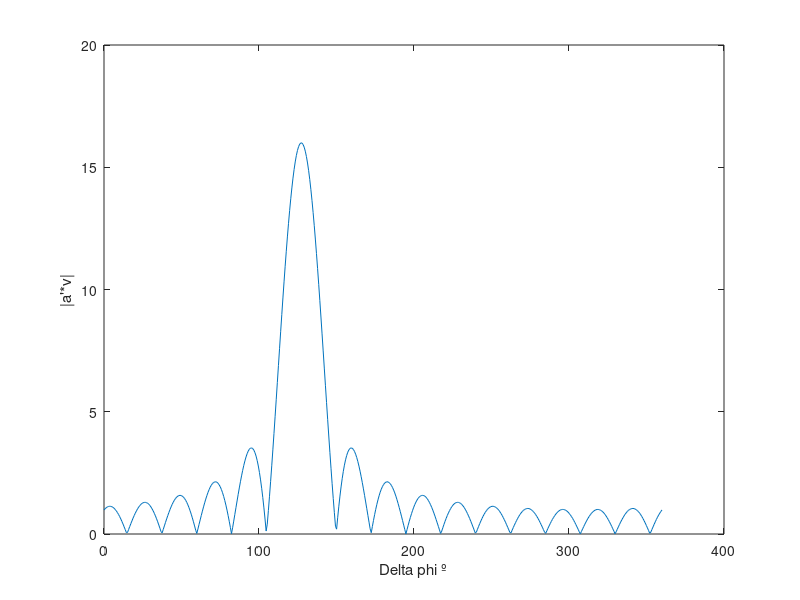

Write MATLAB code to recreate this figure.
function hw7

    clc;

    % -------------- Load data --------------
    v = load("hwk7-1.mat").Y;
    m = length(v);

    % -------------- Find delta_phi GML --------------
    delta_phi = linspace(0, 2*pi, 500); % search space
    
    GML = zeros(1,500);
    for i = 1:length(delta_phi)

        % calculate steering vector
        a = exp((0:m-1)' * -1j * delta_phi(i));

        % calculate delta phi estimate
        GML(i) = abs(a'*v);
    end

    [~, i_max] = max(GML);
    delta_phi_gml = delta_phi(i_max);

    fprintf("Noise:\ndelta_phi_gml (deg): %6.2f\n", rad2deg(delta_phi_gml));

    % -------------- visualize GML function -------------- 
    plot(rad2deg(delta_phi), GML);
    xlabel("\Delta \phi º");
    ylabel("|a'*v|");

    % -------------- delta_phi -> Theta -------------- 
    f0 = 3E9;
    c = 3E8;
    d = 0.05;

    theta_gml = asin(delta_phi_gml*c / (2*pi*f0*d));
    fprintf("theta_gml (deg): %6.2f\n", rad2deg(theta_gml));

    % ----------------------------------------
    % -------------- Noiseless ---------------
    % ----------------------------------------

    d = .05;                 % distance between sensors
    c = 3E8;                 % wave speed
    f0 = 3E9;                % 3 KHz frequency (what is this)?
    
    theta_true = pi/4;
    delta_phi_true = 2*pi*f0*d/c*sin(theta_true);

    % -------------- Generate observed array --------------

    V_t = zeros(16,1);
    for m = 1:16
        V_t(m) = exp(-1j*(m-1)*delta_phi_true);
    end


    % -------------- Find GML delta phi --------------
    delta_phi = linspace(0, 2*pi, 500); % search space
    
    GML = zeros(1,500);
    for i = 1:length(delta_phi)

        % calculate steering vector
        a = exp((0:15)' * -1j * delta_phi(i));

        % calculate delta phi estimate
        GML(i) = abs(a'* V_t);
    end

    [~, i_max] = max(GML);
    delta_phi_gml = delta_phi(i_max);

    fprintf("\nNoiseless:\ndelta_phi_gml (deg): %6.2f\n", rad2deg(delta_phi_gml));

    % -------------- visualize GML function -------------- 
    plot(rad2deg(delta_phi), GML);
    xlabel("\Delta \phi º");
    ylabel("|a'*v|");

    % -------------- delta_phi -> Theta -------------- 
    f0 = 3E9;
    c = 3E8;
    d = 0.05;

    theta_gml = asin(delta_phi_gml*c / (2*pi*f0*d));
    fprintf("theta_gml (deg): %6.2f\n", rad2deg(theta_gml));
    

end